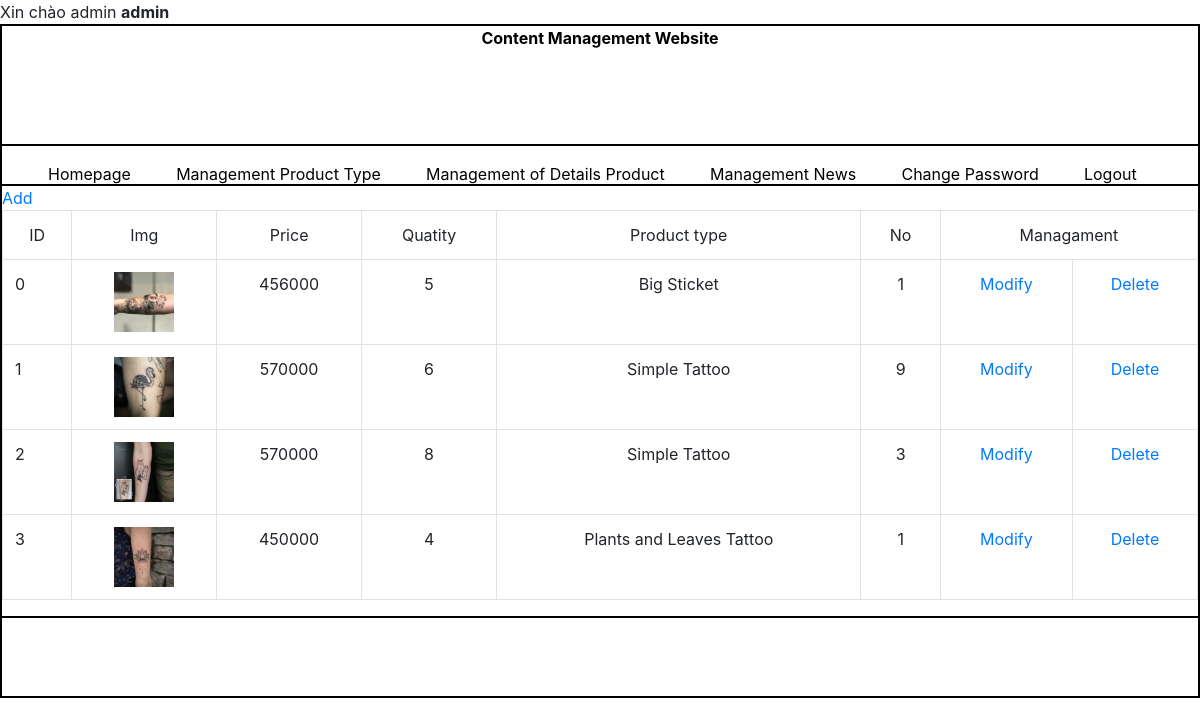
The app's page /admincp/index.php?management=managementofdetailsproduct (signed in) with its own data.
### tables this page shows
CREATE TABLE `detailsproduct` (
  `id_product` int(11) NOT NULL,
  `img` varchar(255) NOT NULL,
  `price` int(11) NOT NULL,
  `soluong` int(11) NOT NULL,
  `description` longtext NOT NULL,
  `id_producttype` varchar(100) NOT NULL,
  `no` int(100) NOT NULL
);

CREATE TABLE `producttype` (
  `id_producttype` int(11) NOT NULL,
  `producttypename` varchar(255) NOT NULL,
  `no` int(100) NOT NULL
);

### admincp/modules/managementofdetailsproduct/main.php (called while the page is built)
<?php
	include('modules/managementofdetailsproduct/listed.php');
?>

### admincp/modules/managementofdetailsproduct/listed.php (the view)
<?php
	$conn=mysqli_connect($localhostname,$accoutname,$pass,$database);
	$sql="select * from producttype,detailsproduct where producttype.id_producttype= detailsproduct.id_producttype  order by detailsproduct.id_product desc";
	$run=mysqli_query($conn,$sql);
?>
<form action="modules/managementofdetailsproduct/handle.php?id=<?php echo $row['id_product'] ?>" method="post" enctype="multipart/form-data">
<table class="table table-bordered table-hover" border="1" >
	<tr><a href="modules/managementofdetailsproduct/add.php">Add</a></tr>
  <tr>
    <td><div align="center">ID</div></td>
    <td><div align="center">Img</div></td>
    <td><div align="center">Price</div></td>
    <td><div align="center">Quatity</div></td>
    <td><div align="center">Product type</div></td>
    <td><div align="center">No</div></td>
    <td colspan="2"><div align="center">Managament</div></td>
  </tr>
<?php
	$i=0;
	while($row=mysqli_fetch_array($run)){
?>
  <tr>
    <td><?php echo $i; ?></td>
    <td><div align="center"><img src="modules/managementofdetailsproduct/uploads/<?php echo $row['img'] ?>" width="60" height="60" ></div></td>
    <td><div align="center"><?php echo $row['price']; ?></div></td>
    <td><div align="center"><?php echo $row['soluong']; ?></div></td>
    <td><div align="center"><?php echo $row['producttypename']; ?></div></td>
    <td><div align="center"><?php echo $row['no']; ?></div></td>
    <td><div align="center"><a href="modules/managementofdetailsproduct/modify.php?id=<?php echo $row['id_product'] ?>" >Modify</a></div></td>
    <td><div align="center"><a onclick="return window.confirm('Are you sure you want to delete?');" href="modules/managementofdetailsproduct/handle.php?id=<?php echo $row['id_product'] ?>">Delete</a></div></td>
  </tr>
<?php
  	$i++;
	}
?>
</table>
</form>

### admincp/style/cssadmin.css (style rules this page uses)
.table { border-collapse:collapse; }
* { padding: 0; margin: 0; }

### records on screen
detailsproduct: img (picture), price "456000", soluong "5", id_producttype.producttypename "Big Sticket", no "1"
detailsproduct: img (picture), price "570000", soluong "6", id_producttype.producttypename "Simple Tattoo", no "9"
detailsproduct: img (picture), price "570000", soluong "8", id_producttype.producttypename "Simple Tattoo", no "3"
detailsproduct: img (picture), price "450000", soluong "4", id_producttype.producttypename "Plants and Leaves Tattoo", no "1"

### other values on screen
$_SESSION['loginadmin'] "admin"
